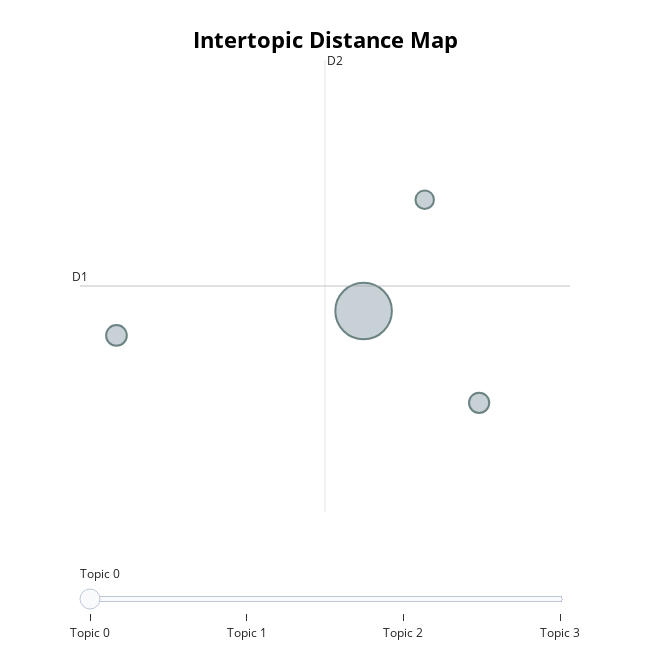

Notebook code cell kept with this figure:
### Markdown cell above
# 5. Visualize Topics
- Visualize Topic Hierarchy
- Visualize documents
- Visualize topics full article

### Code cell
# Visualize topics with an interactive plot
topic_model.visualize_topics()

### Figure 1 — Plotly figure (JSON) as saved in the notebook; plotly's stock layout.template omitted (floating-point values rounded to 4 significant figures)
{"data": [{"customdata": [[0, "child | classroom | redact | redacted | mixed", 470], [1, "literacy | environment | physical | classroom | redact", 63], [2, "care | caregiver | child | redact | quality", 60], [3, "redact | redacted | mail | thank | information", 50]], "hovertemplate": "<b>Topic %{customdata[0]}</b><br>%{customdata[1]}<br>Size: %{customdata[2]}", "legendgroup": "", "marker": {"color": "#B0BEC5", "line": {"color": "DarkSlateGrey", "width": 2}, "size": [470, 63, 60, 50], "sizemode": "area", "sizeref": 0.2938, "symbol": "circle"}, "mode": "markers", "name": "", "orientation": "v", "showlegend": false, "type": "scatter", "x": [1.707, 0.8462, 2.109, 1.919], "xaxis": "x", "y": [5.623, 5.455, 4.993, 6.386], "yaxis": "y"}], "layout": {"annotations": [{"showarrow": false, "text": "D1", "x": 0.7193, "y": 5.794, "yshift": 10}, {"showarrow": false, "text": "D2", "x": 1.572, "xshift": 10, "y": 7.344}], "height": 650, "hoverlabel": {"bgcolor": "white", "font": {"family": "Rockwell", "size": 16}}, "legend": {"itemsizing": "constant", "tracegroupgap": 0}, "margin": {"t": 60}, "shapes": [{"line": {"color": "#CFD8DC", "width": 2}, "type": "line", "x0": 1.572, "x1": 1.572, "y0": 4.244, "y1": 7.344}, {"line": {"color": "#9E9E9E", "width": 2}, "type": "line", "x0": 0.7193, "x1": 2.425, "y0": 5.794, "y1": 5.794}], "sliders": [{"active": 0, "pad": {"t": 50}, "steps": [{"args": [{"marker.color": [["red", "#B0BEC5", "#B0BEC5", "#B0BEC5"]]}], "label": "Topic 0", "method": "update"}, {"args": [{"marker.color": [["#B0BEC5", "red", "#B0BEC5", "#B0BEC5"]]}], "label": "Topic 1", "method": "update"}, {"args": [{"marker.color": [["#B0BEC5", "#B0BEC5", "red", "#B0BEC5"]]}], "label": "Topic 2", "method": "update"}, {"args": [{"marker.color": [["#B0BEC5", "#B0BEC5", "#B0BEC5", "red"]]}], "label": "Topic 3", "method": "update"}]}], "title": {"font": {"color": "Black", "size": 22}, "text": "<b>Intertopic Distance Map</b>", "x": 0.5, "xanchor": "center", "y": 0.95, "yanchor": "top"}, "width": 650, "xaxis": {"anchor": "y", "domain": [0, 1], "range": [0.7193, 2.425], "title": {"text": ""}, "visible": false}, "yaxis": {"anchor": "x", "domain": [0, 1], "range": [4.244, 7.344], "title": {"text": ""}, "visible": false}}}
